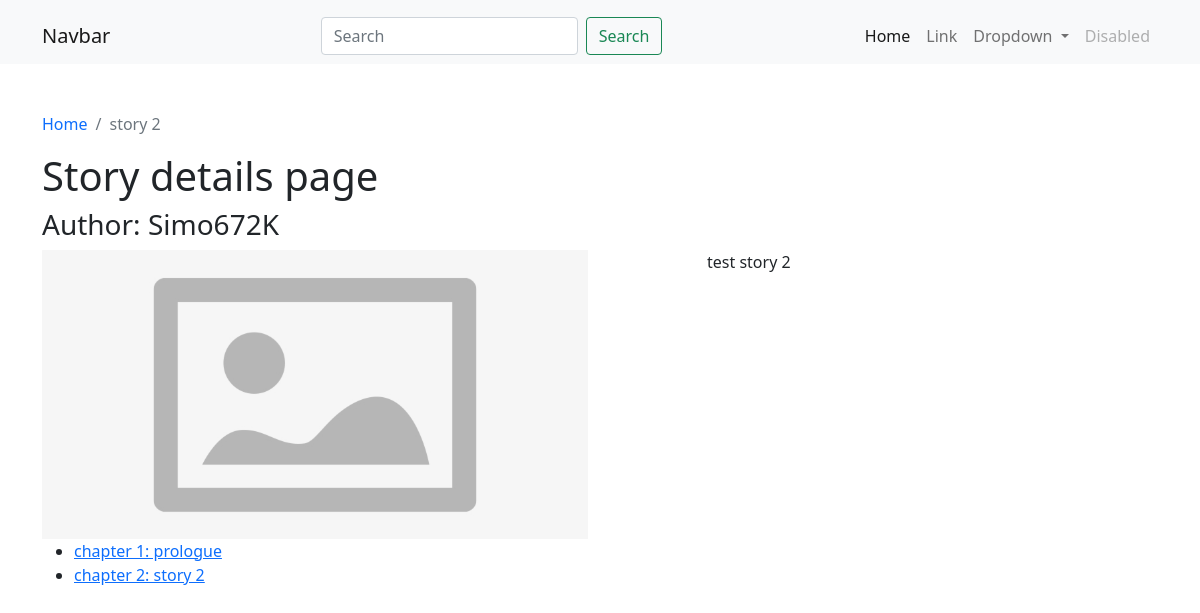
Before: /story/2/ with the older database file.
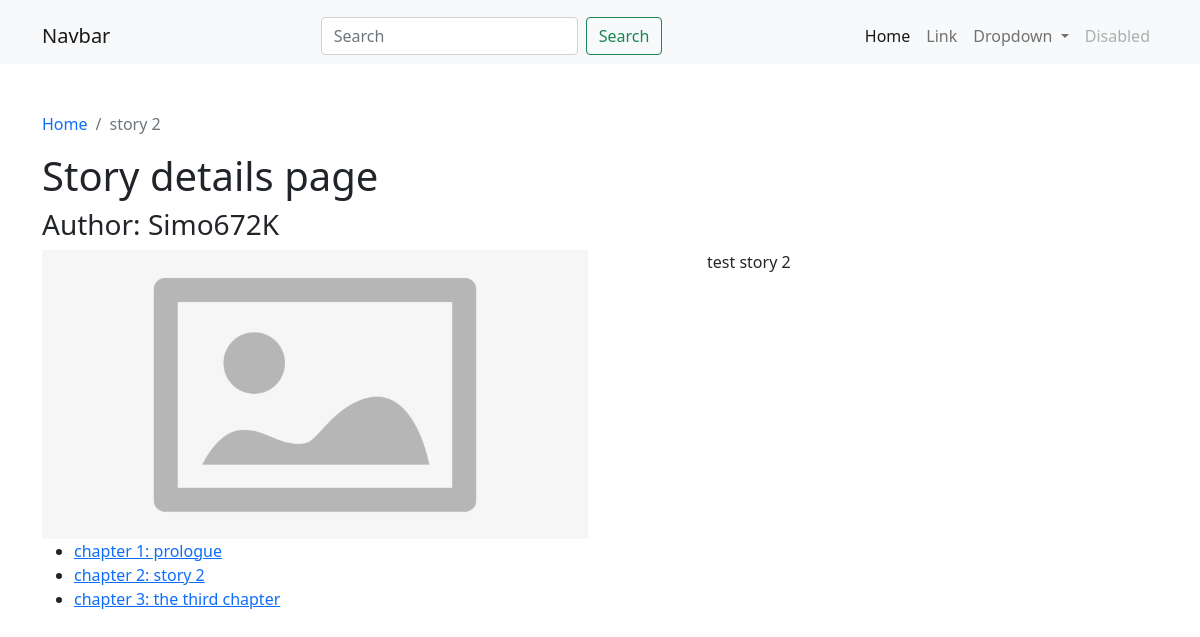
After: the same page with the newer database file.
### story/models.py (models this page shows, shortened)
class Story(models.Model):
  description= models.TextField(null=True, blank=True)
  title= models.CharField(max_length=500)
  cover= models.ImageField(default='cover_default.png', blank=True)
  author= models.ForeignKey(Author, on_delete=models.CASCADE)
  created_at= models.DateField(auto_now_add=True)

class Author(models.Model):
  first_name= models.CharField(max_length=255)
  last_name= models.CharField(max_length=255)
  avatar= models.ImageField(default='author_default.png', blank=True)
  username= models.CharField(max_length=255, unique=True)
  description= models.TextField(null=True, blank=True)
  email = models.EmailField()
  phone = models.CharField(max_length=255)
  created_at = models.DateField(auto_now_add=True)

class Chapter(models.Model):
  title= models.CharField(max_length=500)
  slug= models.SlugField(unique=True)
  story= models.ForeignKey(Story, on_delete=models.CASCADE)
  body= models.TextField()
  created_at= models.DateField(auto_now_add=True)

### story/views.py (the view)
# urls.py: path('story/<int:pk>/', views.story_details, name='story-details'),
def story_details(request, pk):
  story= Story.objects.prefetch_related('chapter_set').select_related('author').get(pk= pk)
  context= {
    'story': story
  }
  return render(request, 'story-details.html', context)

### story/templates/story-details.html (shortened to what this page needs)
{% load static %}
<!DOCTYPE html>
<html lang="en">
<head>
  <link rel="stylesheet" href="{% static 'css/bootstrap.min.css' %}">
</head>
<body>
  {% include 'navbar.html' %}
  <div class="container my-5">
    <nav aria-label="breadcrumb">
      <ol class="breadcrumb">
        <li class="breadcrumb-item"><a class="text-decoration-none" href="{% url 'home-page' %}">Home</a></li>
        <li class="breadcrumb-item active" aria-current="page">{{ story.title }}</li>
      </ol>
    </nav>
    <h1>Story details page</h1>
    <h3>Author: {{ story.author.username }}</h3>
    <div class="row">
      <div class="col-6">
        <img class="img-fluid" src="{{ story.cover.url }}" alt="{{ story.title }} cover">
      </div>
      <div class="col-5 offset-1">
        <p>
          {{ story.description }}
        </p>
      </div>
    </div>
    <ul>
      {% for chapter in story.chapter_set.all %}
      <li><a href="{% url 'story-chapter' pk=story.id slug=chapter.slug %}">{{chapter.title}}</a></li>
      {% endfor %}
    </ul>
  </div>
</body>
</html>

### story/templates/navbar.html (shortened to what this page needs)
<nav class="navbar navbar-expand-lg pt-3 pb-2 navbar-light bg-light">
  <div class="container">
    <a class="navbar-brand" href="#">Navbar</a>
    <div class="collapse navbar-collapse" id="navbarSupportedContent">
      <form method="GET" class="d-flex mx-auto" action="{% url 'search' %}">
        <input class="form-control me-2" name="search" type="search" placeholder="Search" aria-label="Search">
        <button class="btn btn-outline-success" type="submit">Search</button>
      </form>
      <ul class="navbar-nav mb-2 mb-lg-0">
        <li class="nav-item">
          <a class="nav-link active" aria-current="page" href="#">Home</a>
        </li>
        <li class="nav-item">
          <a class="nav-link" href="#">Link</a>
        </li>
        <li class="nav-item dropdown">
          <a class="nav-link dropdown-toggle" href="#" id="navbarDropdown" role="button" data-bs-toggle="dropdown"
            aria-expanded="false">
            Dropdown
          </a>
        </li>
        <li class="nav-item">
          <a class="nav-link disabled">Disabled</a>
        </li>
      </ul>
    </div>
  </div>
</nav>

Changed rows visible on the page:
added Chapter: title "chapter 3: the third chapter"
